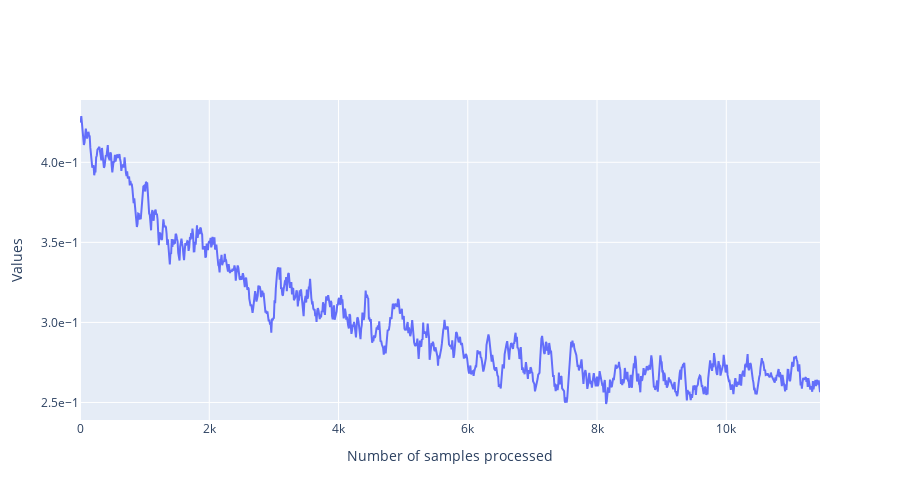

Notebook code for this chart:
### Code cell
filtered_dataframe = data.df
import ipywidgets as widgets
class PersoToggleButton(widgets.ToggleButton):
    def __init__(self,name=None,*args,**kargs):
        super(PersoToggleButton, self).__init__(*args,**kargs)
        self.name = name

compute_width = lambda value:f"{max(len(str(value)) * 12, 60) + 20}px"
list_vertical_widgets = []
dico_changing_widgets_metadata = {}
list_changing_widgets_metrics = []
list_changing_widgets_tr_valid = []
# Widgets for the metadata ------------------------------------------------------------------
label_metadata_filter = "Metadata"
llocalvertwidgets = []
dico_changing_widgets_reorganized = {"metadata":{},"metrics":{},"mode":{}}
for metadata_name in df.columns:

    if metadata_name == "folder_id":
        continue
    possible_values = df[metadata_name].unique()
    label = widgets.Label(metadata_name)
    dico_changing_widgets_reorganized["metadata"][metadata_name] = {str(value):PersoToggleButton(
        value=True,
        description=str(value),
        disabled=False,
        button_style='', # 'success', 'info', 'warning', 'danger' or ''
        tooltip='',
        icon='check',
        layout = widgets.Layout(width = compute_width(value), margin='0px 0px 0px 0px'),
        name="metadata|"+metadata_name
    ) for value in possible_values}

    possibilities = list(dico_changing_widgets_reorganized["metadata"][metadata_name].values())
    dico_changing_widgets_metadata[metadata_name] = possibilities
    box = widgets.HBox(layout=widgets.Layout(width='100%',display='inline-flex',flex_flow='row wrap'),width='100%')
    box.overflow_x = 'auto'
    box.children = [label]+possibilities
    llocalvertwidgets.append(box)

box = widgets.VBox(width='100%')
box.children = llocalvertwidgets
list_vertical_widgets.append(box)
# Widgets to select metrics ---------------------------------------------------------------
label_metrics_filter = "Metrics"
dico_changing_widgets_reorganized["metrics"] = {str(metric_name):PersoToggleButton(
        value=True,
        description=metric_name,
        disabled=False,
        button_style='', # 'success', 'info', 'warning', 'danger' or ''
        tooltip='',
        icon='check',
        layout = widgets.Layout(width = compute_width(metric_name), margin='0px 0px 0px 0px'),
        name="metrics"
    )
    for metric_name in available_metrics}
possibilities = list(dico_changing_widgets_reorganized["metrics"].values())
list_changing_widgets_metrics = possibilities
box = widgets.HBox(layout=widgets.Layout(width='100%',display='inline-flex',flex_flow='row wrap'),width='100%')
box.overflow_x = 'auto'
box.children = possibilities
list_vertical_widgets.append(box)

# widgets to select tr or valid ----------------------------------------------------------
label_tr_valid_filter = "Mode_of_training"
possibilities = [PersoToggleButton(
        value=True,
        description=mode,
        disabled=False,
        button_style='', # 'success', 'info', 'warning', 'danger' or ''
        tooltip='',
        icon='check',
        layout = widgets.Layout(width = compute_width(mode), margin='0px 0px 0px 0px'),
        name="mode"
    )
    for mode in ["tr","valid"]]
list_changing_widgets_tr_valid = possibilities
box = widgets.HBox(layout=widgets.Layout(width='100%',display='inline-flex',flex_flow='row wrap'),width='100%')
box.overflow_x = 'auto'
box.children = possibilities
list_vertical_widgets.append(box)

titles = ["Metadata", "Metrics","Mode_of_training"]
l = []
for i,[item,title] in enumerate((zip(list_vertical_widgets,titles))):
    accordion = widgets.Accordion(children=[item],titles=(title,))
    accordion.set_title(0,title)
    accordion.selected_index = 0
    if i == 0:
        accordion.selected_index = None
    l.append(accordion)
# widget for moving average
moving_average = widgets.IntText(
    value=100,
    description='mean_window',
    disabled=False
)
# widget to toggle log scale for the y axis
y_log_scale = widgets.ToggleButton(
        value=True,
        description="logy",
        disabled=False,
        button_style='', # 'success', 'info', 'warning', 'danger' or ''
        tooltip='',
        icon='check',
        layout = widgets.Layout(width = compute_width("logy"), margin='0px 0px 0px 0px')
    )

global_box = widgets.VBox(l+[moving_average,y_log_scale])

# Handlers --------------------------------------------------------------------------------------
from IPython.display import display,clear_output
import plotly.graph_objects as go
import main.src.analysis.tools as tls

def filter_metrics(runs):
    global states
    new_dico = {}
    for f,dico in dico_metrics.items():
        if f not in runs:
            continue
        new_dico[f] = {}
        for metric_name,list_values in dico.items():
            if states["metrics"][metric_name] is True:
                new_dico[f][metric_name] = list_values
    return new_dico
def plot(dico_vals,filtered_dataframe):
    global states
    import numpy as np
    list_scatters = []
    import matplotlib.pyplot as plt
    for run,dico_metrics in dico_vals.items():
        line_dataframe = filtered_dataframe[filtered_dataframe["folder_id"] == run]
        batch_size_tr = line_dataframe["tr_batch_size"].values[0]
        batch_size_valid = line_dataframe["valid_batch_size"].values[0]
        for metric_name,metric_values in dico_metrics.items():
            if metric_name == "loss":
                metric_name = "loss_"+filtered_dataframe[filtered_dataframe["folder_id"] == run]["loss"].values[0]
                access_name = "_loss"
            else:
                access_name = "_values"
            global states
            for mode,state in states["mode"].items():
                if state is False:
                    continue
                batch_size = batch_size_tr if mode == "tr" else batch_size_valid
                if "loss" in metric_name:
                    access_name1 = "attr_"+mode+access_name
                else:
                    access_name1 = mode + access_name
                v = metric_values[access_name1]
                window = int(moving_average.value/batch_size)
                new_values = []
                for i in range(len(v)-window):
                    new_values.append(np.mean(v[i:min(i+window,len(v))]))
                v = np.array(new_values)
                x = np.arange(0,v.shape[0]) * batch_size
                x = pd.Series(x)
                v = pd.Series(v)
                graph = go.Scatter(x=x,y=v,mode='lines',name=f"{metric_name} {mode} {run}",
                                   hovertemplate='Sample n°: %{x}'+f'<br>{metric_name} {mode}<br>{run}:'+' %{y}')
                list_scatters.append(graph)
    plt.clf()
    fig = go.Figure(
        data=list_scatters,
        layout=go.Layout(
            title=go.layout.Title(text=""),
            xaxis_title="Number of samples processed",
            yaxis_title="Values",
            legend=dict(
                orientation="h",
                y=1,
                x=1
            ),
            yaxis={'tickformat':'.1e',},
            width=900,
            height = 500
        ),
    )
    if states["others"]["logy"] is True:
        fig.update_yaxes(type="log")
    clear_output()
    display(global_box)
    fig.show()
states = {"others":{"mean_window":moving_average.value,"logy":False},
          "mode":{"tr":False,"valid":False},
          "metrics":{k:False for k in available_metrics},
          "metadata":{k:{
              str(k1):False for k1 in df[k].unique()
          } for k in df.columns}
          }
def handler(v):
    global query
    if v["name"] == "disabled":
        return
    global states
    try:
        name = "others"
        try:
            name = v["owner"].name
        except:
            pass
        name = name.split("|")
        try:
            new_val = not(v["new"]["value"])
        except:
            new_val = not(v["new"])
    except Exception as e:
        return
    if len(name) == 2:
        states[name[0]][name[1]][v["owner"].description] = not(states[name[0]][name[1]][v["owner"].description])
    else:
        states[name[0]][v["owner"].description] = not(states[name[0]][v["owner"].description])
    runs = filtered_dataframe["folder_id"].unique()
    dico_vals = filter_metrics(runs)
    plot(dico_vals,filtered_dataframe)
    try:
        print(dico_vals['2021-06-20_17h39min55s_']["mae"])
    except:
        pass
    print(metric_name)

for name,liste_w in dico_changing_widgets_metadata.items():
    for w in liste_w:
        w.observe(handler)
for w in list_changing_widgets_metrics:
    w.observe(handler)
list_changing_widgets_metrics[-1].value = True
for w in list_changing_widgets_tr_valid:
    w.observe(handler)
for w in [moving_average,y_log_scale]:
    w.observe(handler)
global_box

### Figure 1 — Plotly figure (JSON) as saved in the notebook; plotly's stock layout.template omitted (floating-point values rounded to 4 significant figures; data arrays with more than 128 entries replaced by an {"elided": "..."} marker saying what was removed)
{"data": [{"hovertemplate": "Sample n°: %{x}<br>mae tr<br>2021-07-07_01h03min20s_: %{y}", "mode": "lines", "name": "mae tr 2021-07-07_01h03min20s_", "type": "scatter", "x": {"elided": "1146 int values"}, "y": {"elided": "1146 float values"}}], "layout": {"height": 500, "legend": {"orientation": "h", "x": 1, "y": 1}, "title": {"text": ""}, "width": 900, "xaxis": {"title": {"text": "Number of samples processed"}}, "yaxis": {"tickformat": ".1e", "title": {"text": "Values"}}}}
